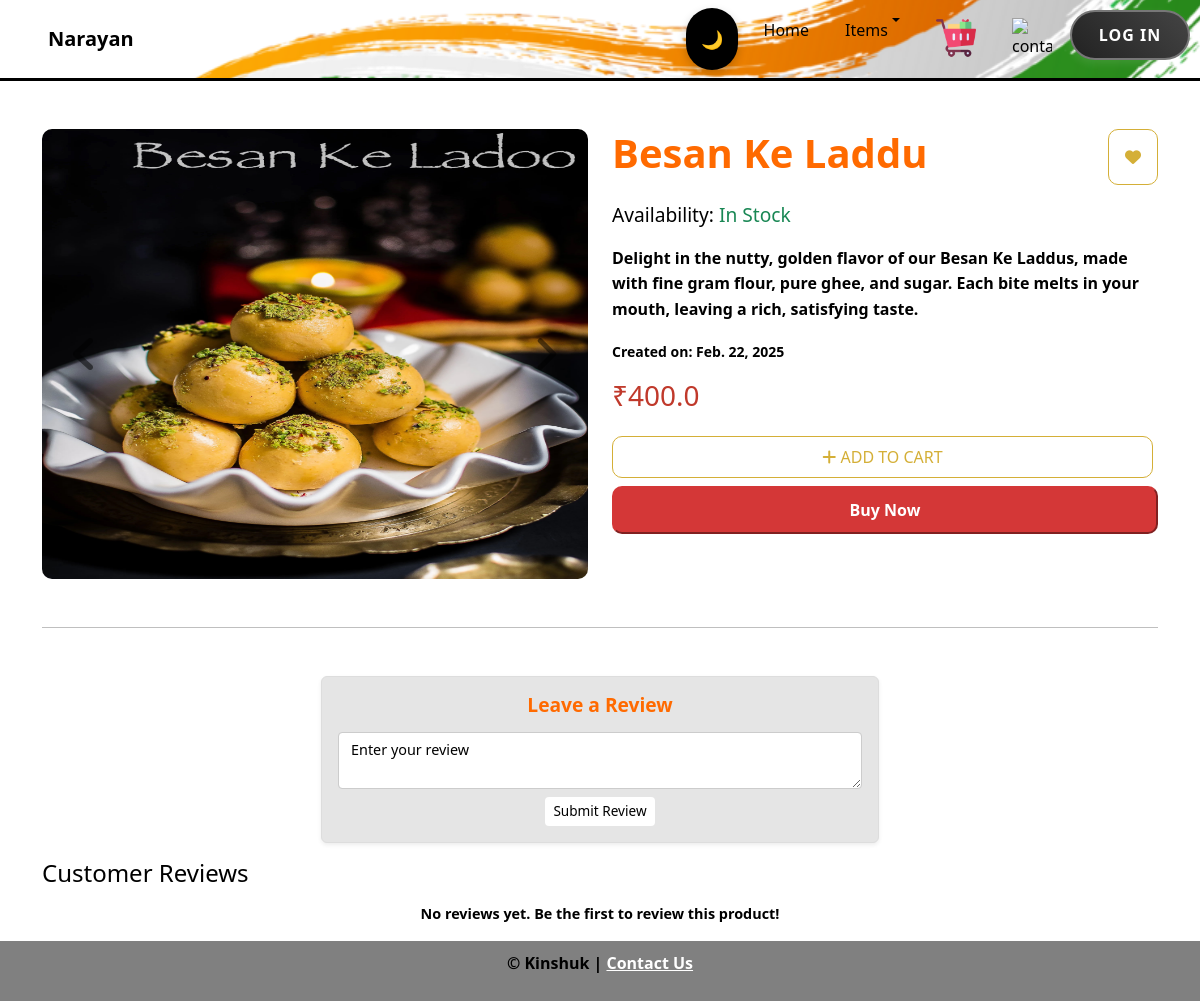
Screenshot of /products_details-3/ with the database file from the repository.
### home/models.py (models this page shows, shortened)
class Product_Details(models.Model):
    product_name = models.CharField(max_length=50)
    details = models.TextField()
    price = models.FloatField()
    available = models.BooleanField(default=True)
    quantity = models.IntegerField()
    item_type = models.CharField(max_length=50)
    created_at = models.DateField(default=now)

### home/views.py (the view, shortened to what this page needs)
# urls.py: path('products_details-<int:id>/', views.More_detail_products, name="products_details"),
def More_detail_products(request, id):
    product = get_object_or_404(Product_Details, id=id)
    image_paths = {}
    for i in range(1, 5):
        image_path = f'static/image/{product.id}/{i}.png'
        if os.path.exists(image_path):
            image_paths[f'image{i}'] = f"/static/image/{product.id}/{i}.png"
        elif os.path.exists(f'static/image/{product.id}.png'):
            image_paths[f'image{i}'] = f"/static/image/{product.id}.png"
            break
    print(image_paths)
    comments=Comment.objects.filter(product=product).first()
    if comments:
        comments=list(comments)[::-1]
    print(comments)
    return render(request, "product.html", {"product": product, "images": image_paths,"comments":comments})

### templates/product.html (shortened to what this page needs)
{% extends "root.html" %}
{% load static %}
{% block content %}
<div class="container mt-5">
    <div class="row">
        <div class="col-md-6">
            <div id="productCarousel" class="carousel slide" data-bs-ride="carousel">
                <div class="carousel-inner">
                    {% for key, image_path in images.items %}
                        <div class="carousel-item {% if forloop.first %}active{% endif %}" style="border-radius:10px;">
                            <img src="{{ image_path }}" class="d-block w-100 img-fluid" style="border-radius:10px;" alt="Product Image">
                        </div>
                    {% endfor %}
                </div>
                <button class="carousel-control-prev" type="button" data-bs-target="#productCarousel" data-bs-slide="prev">
                    <span class="carousel-control-prev-icon" aria-hidden="true"></span>
                </button>
                <button class="carousel-control-next" type="button" data-bs-target="#productCarousel" data-bs-slide="next">
                    <span class="carousel-control-next-icon" aria-hidden="true"></span>
                </button>
            </div>
        </div>
        <div class="col-md-6">
            <div class="d-flex justify-content-between">
                <h1 class="product-title">{{ product.product_name }}</h1>
                <button class="btn-icon btn-wishlist" onclick="addToFav('{{product.id}}')"><i class="fas fa-heart"></i></button>
                </div>
            <p class="availability">
                Availability:
                <span class="{% if product.available %}text-success{% else %}text-danger{% endif %}">
                    {% if product.available %}In Stock{% else %}Out of Stock{% endif %}
                </span>
            </p>
            <p class="product-details"><b>{{ product.details }}<b></p>
            <p><small class="text-muted">Created on: {{ product.created_at }}</small></p>
            <h3 class="Price">₹{{ product.price }}</h3>
            <div class="d-grid gap-2 mt-4">
                <button class="btn-icon btn-add" onclick="addToCart('{{ product.id }}')">
                    <i class="fas fa-plus"></i> ADD TO CART
                </button>
                <button class="btn-buy">Buy Now</button>
            </div>
        </div>
    </div>
    <hr class="my-5">
    <div class="col-lg-6 col-md-8 mx-auto mt-3">
        <div class="review-form bg-var(--bg--color) p-3 rounded shadow-sm">
            <form method="POST" action="{% url 'products_details' product.id %}">
                <h4 class="text-center mb-3" style="font-size: 1.2rem;">Leave a Review</h4>
                <div class="mb-2">
                    <textarea id="review-message" name="message" class="form-control" rows="2" placeholder="Enter your review" required style="font-size: 0.9rem;"></textarea>
                </div>
                <div class="text-center">
                    <input type="submit" value="Submit Review" class="btn btn-primary btn-sm" style="font-size: 0.85rem;">
                </div>
            </form>
        </div>
    </div>
    <div class="row mt-3">
        <div class="col-12">
            <h3 class="mb-3" style="font-size: 1.5rem;">Customer Reviews</h3>
            {% if comments %}
                <div class="reviews">
                    {% for comment in comments %}
                        <div class="review mb-3 p-2 rounded shadow-sm bg-var(--bg-color)">
                            <div class="d-flex justify-content-between">
                                <h5 class="mb-0" style="color: var(--link-color); font-size: 1rem;">{{ comment.username }}</h5>
                                <small class="text-muted" style="font-size: 0.9rem;">{{ comment.comm_date }}</small>
                            </div>
                            <div class="d-flex justify-content-between">
                            <p class="mt-2" style="font-size: 0.9rem;">{{ comment.message }}</p>
                            {% comment %} <div style="margin-top:10px;">
                            <p>edit Delete</p>
                            </div> {% endcomment %}
                            </div>
                        </div>
                    {% endfor %}
                </div>
            {% else %}
                <div class="text-center">
                    <p class="text-muted mt-3" style="font-size: 0.9rem;">No reviews yet. Be the first to review this product!</p>
                </div>
            {% endif %}
        </div>
    </div>
</div>
{% endblock content %}

### static/style.css (style rules this page uses)
:root { --bg-color: white; --text-color: black; --card-bg: #e5e5e5; --navbar-bg: rgba(255, 255, 255, 0.9); --dropdown-bg: rgba(255, 255, 255, 0.9); --link-color: rgb(255, 106, 0); --title-color: #495057; }
body { background-color: var(--bg-color); color: var(--text-color); transition: background 0.3s, color 0.3s; }

### rows the page displays
Product_Details: product_name "Besan Ke Laddu", details "Delight in the nutty, golden flavor of our Besan Ke Laddus, made with fine gram flour, pure ghee, and sugar. Each bite melts in your mouth, leaving a rich, satisfying taste.", created_at "Feb. 22, 2025", price "400.0"
